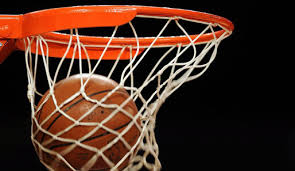
#> input picture basketball.jpg, 295 x 171 px
$ python computer_vision1.py
#> lines starting #> are read from the running program, lines starting #| are printed output that depends on the picture; after the words box and inside, x2 and y2 are one past the last pixel; in counts of white or black regions, pixels touching at a corner belong together
# -*- coding: utf-8 -*-
"""
Spyder Editor

This is a temporary script file.
"""
import numpy as np
import cv2
import matplotlib.pyplot as plt

# Load an color image in grayscale
''' Second argument is a flag which specifies the way image should be read
cv2.IMREAD_COLOR : Loads a color image. Any transparency of image will be neglected. It is the default flag.
cv2.IMREAD_GRAYSCALE : Loads image in grayscale mode
cv2.IMREAD_UNCHANGED : Loads image as such including alpha channel
 1, 0 or -1 - numerical represnetation of above explained
'''

img = cv2.imread('basketball.jpg')
#> img is the input picture: shape (171, 295, 3); mean B, G, R 32, 44.8, 75.1
#img = cv2.imread('dhoni.jpg',1)
#img = cv2.imread('dhoni.jpg',-1)
cv2.namedWindow('image', cv2.WINDOW_AUTOSIZE)
cv2.imshow('image',img)

#plt.imshow(img, cmap = 'gray', interpolation = 'bicubic')
cv2.imwrite('dhoni_gray.png',img)
blue = img[100,100,0]  # total number of blue pixel
#> blue = 114
print(blue)
#| 114
edges = cv2.Canny(img,100,200)
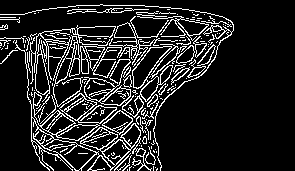
#> edges: shape (171, 295); 13.7% white in thin lines or dots, all inside (x1, y1, x2, y2) = (0, 4, 234, 171)
cv2.imshow('image',edges)

#cv2.waitKey() - waits till we press a key from the kepboard and waits for the given sec and closes
cv2.waitKey(0)
cv2.destroyAllWindows()

$ run again, with dhoni.jpg copied over basketball.jpg
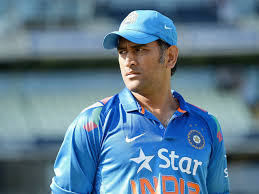
#> input picture dhoni.jpg, 259 x 194 px
#> img is the input picture: shape (194, 259, 3); mean B, G, R 145.2, 123.5, 93
#> blue = 218
#| 218
#> `edges = cv2.Canny(img,100,200)`:
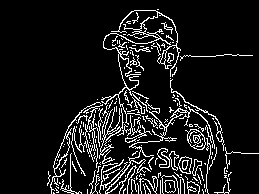
#> edges: shape (194, 259); 10% white in thin lines or dots, all inside (x1, y1, x2, y2) = (47, 9, 259, 194)

$ run again, with forest.jpg copied over basketball.jpg
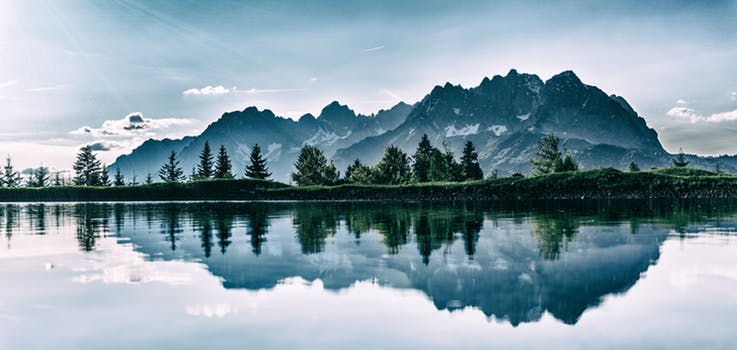
#> input picture forest.jpg, 737 x 350 px
#> img is the input picture: shape (350, 737, 3); mean B, G, R 168.6, 156.5, 134.1
#> blue = 214
#| 214
#> `edges = cv2.Canny(img,100,200)`:
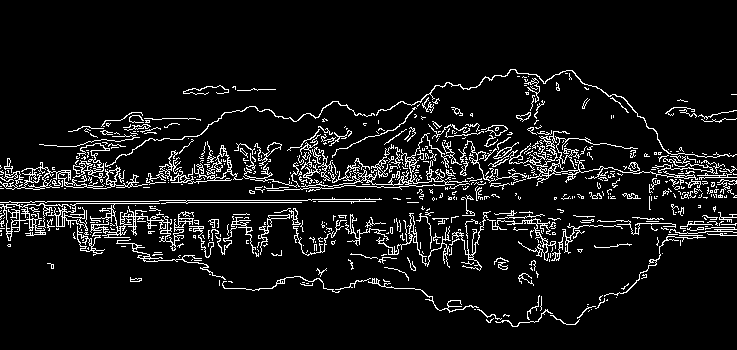
#> edges: shape (350, 737); 7.6% white in thin lines or dots, all inside (x1, y1, x2, y2) = (0, 69, 737, 327)
